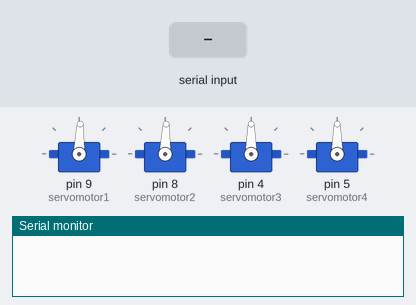
Bench run of a sketch on a simulated Arduino Uno, built with avr-gcc and run on an emulated ATmega328P. Shown: 4 × servo, the last lines printed to the serial monitor. Inputs (shaded band) come from the test bench.

Above: at 1.2 s.
1.3 s: "1" received over the second serial link
At 1.8 s:
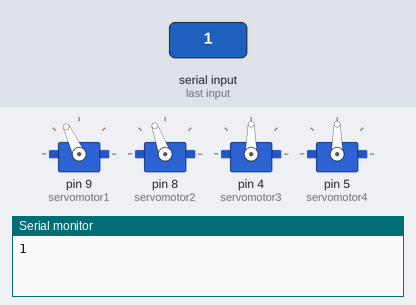
2.8 s: "2" received over the second serial link
At 4.0 s:
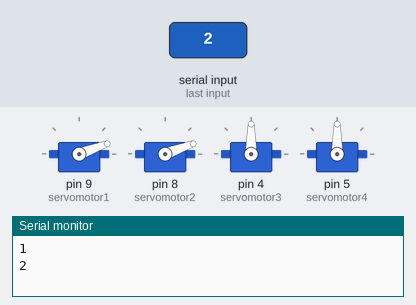
4.3 s: "4" received over the second serial link
At 5.4 s:
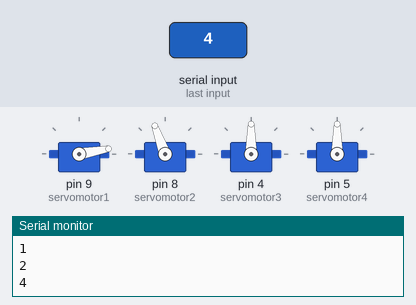
5.8 s: "3" received over the second serial link
At 6.5 s:
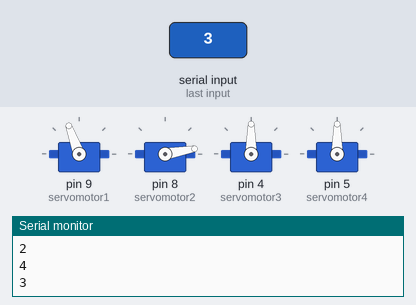
7.3 s: "5" received over the second serial link
At 7.6 s:
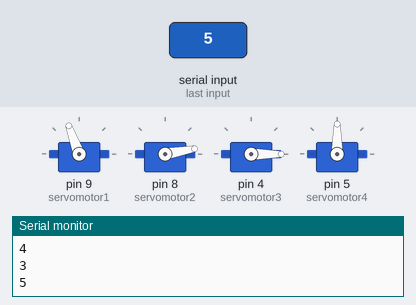
8.8 s: "6" received over the second serial link
At 10.0 s:
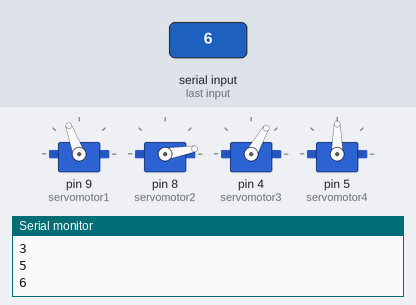
Timing chart, 0 to 11.3 s (numbered marks = the images above; inputs shaded):
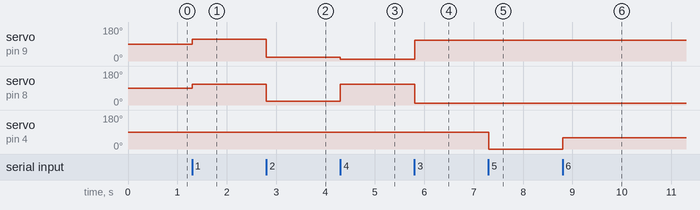

Measured:
- after the input at 1.3 s, servo on pin 9 (servomotor1): 88° → 115° at once; servo on pin 8 (servomotor2): 88° → 110° at once
- after the input at 2.8 s, servo on pin 9 (servomotor1): 115° → 20° at once; servo on pin 8 (servomotor2): 110° → 20° at once
- after the input at 4.3 s, servo on pin 9 (servomotor1): 20° → 10° at once; servo on pin 8 (servomotor2): 20° → 110° at once
- after the input at 5.8 s, servo on pin 9 (servomotor1): 10° → 110° at once; servo on pin 8 (servomotor2): 110° → 10° at once
- after the input at 7.3 s, servo on pin 4 (servomotor3): 90° → 0° at once
- after the input at 8.8 s, servo on pin 4 (servomotor3): 0° → 60° at once

The sketch:

CONTROL.ino
```cpp
#include <SoftwareSerial.h>    // 블루투스 시리얼 통신 라이브러리 추가
#include <Servo.h>             // 서보모터 제어 라이브러리 추가

Servo myservo;                 // (사용되지 않음) 기본 서보 객체 생성
SoftwareSerial BTSerial(2, 3); // 소프트웨어 시리얼: 블루투스 (Tx = 2, Rx = 3)
Servo servomotor1;  // 서보모터1 객체 (기본 움직임 제어 - 방향)
Servo servomotor2;  // 서보모터2 객체 (기본 움직임 제어 - 방향)
Servo servomotor3;  // 서보모터3 객체 (집게 제어)
Servo servomotor4;  // 서보모터4 객체 (상하 이동 제어)

int currentAngle = 170;

void setup() {
  BTSerial.begin(9600);      // 블루투스 통신 시작
  Serial.begin(9600);        // PC와 시리얼 통신 시작

  servomotor1.attach(9);     // 서보모터1을 9번 핀에 연결
  servomotor2.attach(8);     // 서보모터2를 8번 핀에 연결
  servomotor3.attach(4);     // 서보모터3을 4번 핀에 연결
  servomotor4.attach(5);     // 서보모터4를 5번 핀에 연결

  // 초기 위치 설정
  servomotor1.write(88);
  servomotor2.write(88);
}
void loop() {
  if (BTSerial.available()) {      // 블루투스에서 데이터가 들어왔는지 확인
    char bt = BTSerial.read();     // 한 문자 읽기
    Serial.println(bt);            // 입력된 문자 PC로 출력

    if (bt == '1') {               // '1' 입력 시: 앞쪽으로 이동 (전진)
      servomotor1.write(115);      // 모터1 오른쪽 회전
      servomotor2.write(110);      // 모터2 오른쪽 회전
    }
    else if (bt == '2') {          // '2' 입력 시: 뒤로 이동 (후진)
      servomotor1.write(20);
      servomotor2.write(20);
    }
    else if (bt == '4') {          // '4' 입력 시: 좌회전
      servomotor1.write(10);
      servomotor2.write(110);
    }
    else if (bt == '3') {          // '3' 입력 시: 우회전
      servomotor1.write(110);
      servomotor2.write(10);
    }
    else if (bt == '5') {          // '5' 입력 시: 집게 닫기
      servomotor3.write(0);
    }
    else if (bt == '6') {          // '6' 입력 시: 집게 열기
      servomotor3.write(60);
    }
    else if (bt == '7') {          // '7' 입력 시: 팔 올리기
      currentAngle = 170;
      servomotor4.write(170);
    }
    else if (bt == '8') {          // '8' 입력 시: 팔 내리기
     if (currentAngle > 0) {
        currentAngle -= 10;
        servomotor4.write(currentAngle);
      }
    }
    else if (bt == '0') {          // '0' 입력 시: 중립 위치로
      servomotor1.write(90);
      servomotor2.write(90);
    }
  }
  delay(100);  // 다음 명령을 받기 전 잠깐 대기
}
```
